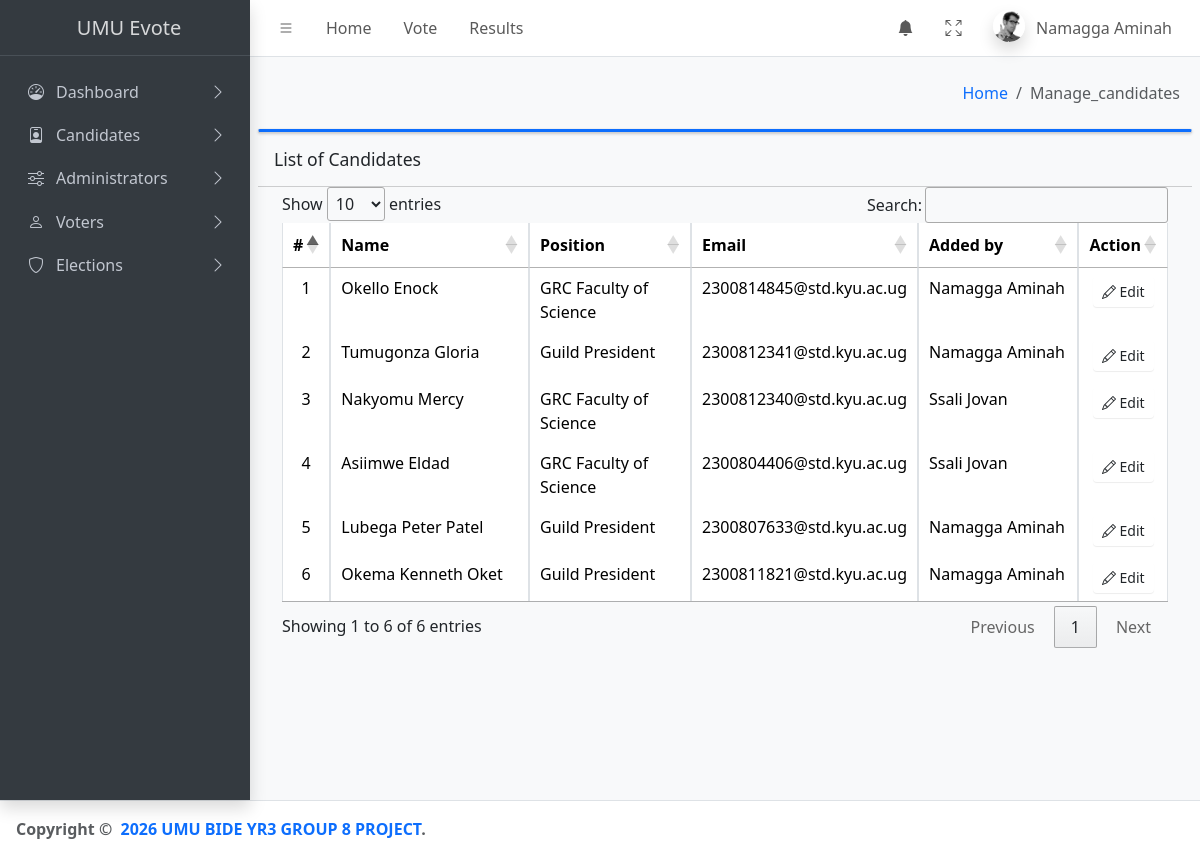
Screenshot of /evote/admin/manage_candidates (signed in) with the database file from the repository.
### tables this page shows
CREATE TABLE `users` (
  `id` int(11) NOT NULL,
  `full_name` varchar(255) DEFAULT NULL,
  `email` varchar(255) DEFAULT NULL,
  `password` varchar(255) DEFAULT NULL,
  `role` enum('voter','candidate','admin') DEFAULT NULL
);

CREATE TABLE `candidates` (
  `id` int(11) NOT NULL,
  `user_id` int(11) NOT NULL,
  `election_id` int(20) DEFAULT NULL,
  `photo` varchar(255) DEFAULT NULL,
  `position` varchar(100) DEFAULT NULL,
  `added_by` int(11) DEFAULT NULL,
  `votes` int(11) DEFAULT 0
);

### evote/application/views/manage_candidates.php (the view, shortened to what this page needs)
<?php include '../includes/db.php'; ?>
<div class="card card-outline card-primary">
</div>
<div class="card-body">
    <div class="card-header">
        <h3 class="card-title">List of Candidates</h3>
    </div>
		<div class="container-fluid">
        <div class="container-fluid">
			<table class="table table-bordered table-stripped">
				<colgroup>
					<col width="5%">
					<col width="25%">
					<col width="20%">
					<col width="20%">
					<col width="20%">
          <col width="10%">
				</colgroup>
				<thead>
					<tr>
						<th>#</th>
						<th>Name</th>
						<th>Position</th>
						<th>Email</th>
            <th>Added by</th>
            <th>Action</th>
					</tr>
				</thead>
				<tbody>
					<?php
					$i = 1;
						$qry = $conn->query("SELECT *, full_name as name from `users` where role = 'candidate' order by id desc ");
						while($row = $qry->fetch_assoc()):
					?>
						<tr>
							<td class="text-center"><?php echo $i++; ?></td>
							<td><?php echo ucwords($row['full_name']); ?></td>
							<td><?php
              $user_id = $row['id'];
              $query = $conn->query("SELECT position FROM candidates WHERE user_id = $user_id");
              if($query->num_rows > 0){
                  $row = $query->fetch_assoc();
                  echo  htmlspecialchars($row['position']);
              } else {
                  echo "No position Found";
              }?></td>
							<td><?php $query3 = $conn->query("SELECT email FROM users WHERE id = $user_id");
              if($query3->num_rows > 0){
                  $row3 = $query3->fetch_assoc();
                  echo  htmlspecialchars($row3['email']);
              } else {
                  echo "No Admin Found.";
              }?></td>
							<td><?php $query = $conn->query("SELECT added_by FROM candidates WHERE user_id = $user_id");
                $row = $query->fetch_assoc();
                $admin_id = $row['added_by'];
                $query2 = $conn->query("SELECT full_name FROM users WHERE id = $admin_id");
              if($query2->num_rows > 0){
                  $row2 = $query2->fetch_assoc();
                  echo  htmlspecialchars($row2['full_name']);
              } else {
                  echo "No Admin Found.";
              }?></td>
							<td align="center">
								 <button type="button" class="btn btn-flat btn-default btn-sm" data-toggle="dropdown"> <span class="bi bi-pencil"></span> Edit
							</td>
						</tr>
					<?php endwhile; ?>
				</tbody>
			</table>
		</div>
		</div>
	</div>
</div>

### rows the page displays
users: full_name "Okello Enock", candidates.position "GRC Faculty of Science", email "2300814845@std.kyu.ac.ug", users.full_name "Namagga Aminah"
users: full_name "Tumugonza Gloria", candidates.position "Guild President", email "2300812341@std.kyu.ac.ug", users.full_name "Namagga Aminah"
users: full_name "Nakyomu Mercy", candidates.position "GRC Faculty of Science", email "2300812340@std.kyu.ac.ug", users.full_name "Ssali Jovan"
users: full_name "Asiimwe Eldad", candidates.position "GRC Faculty of Science", email "2300804406@std.kyu.ac.ug", users.full_name "Ssali Jovan"
users: full_name "Lubega Peter Patel", candidates.position "Guild President", email "2300807633@std.kyu.ac.ug", users.full_name "Namagga Aminah"
users: full_name "Okema Kenneth Oket", candidates.position "Guild President", email "2300811821@std.kyu.ac.ug", users.full_name "Namagga Aminah"

### other values shown
$_SESSION['user']['full_name'] "Namagga Aminah"
$name "Manage_candidates"
